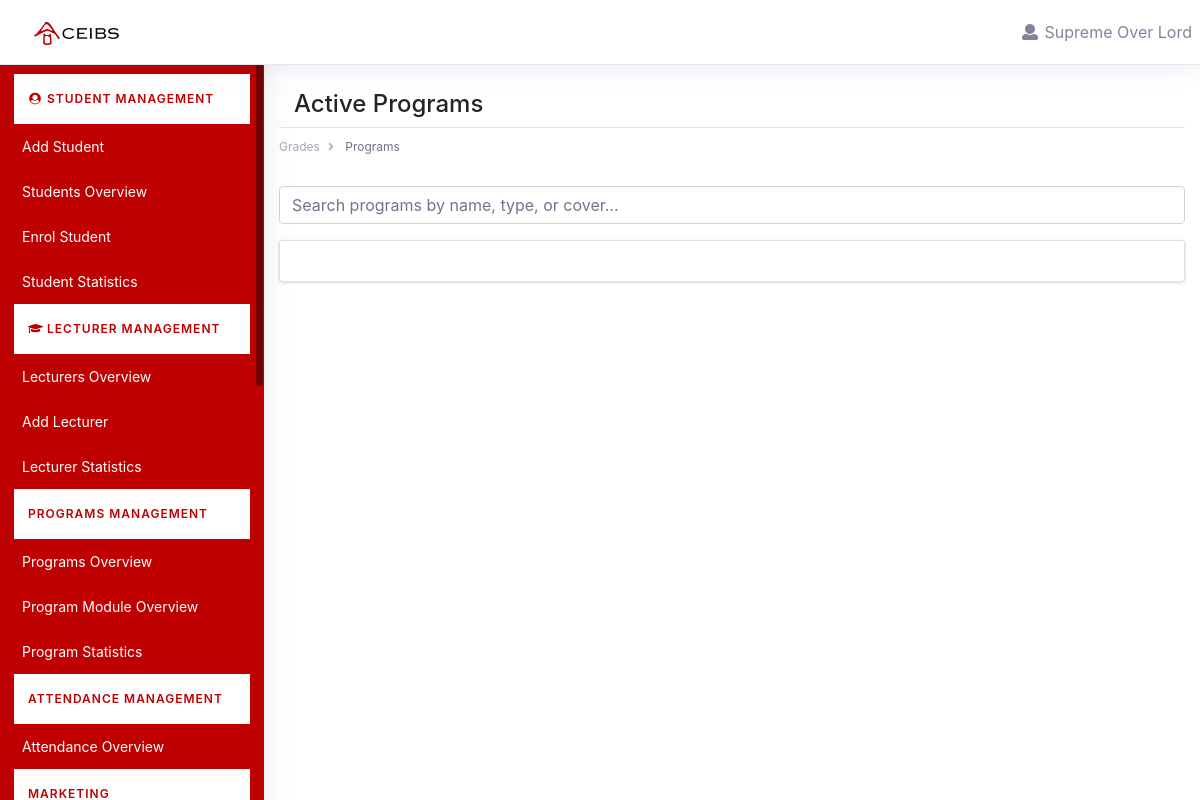
/student_grading/active_programs/ (signed in), run on an earlier commit of the app's database.
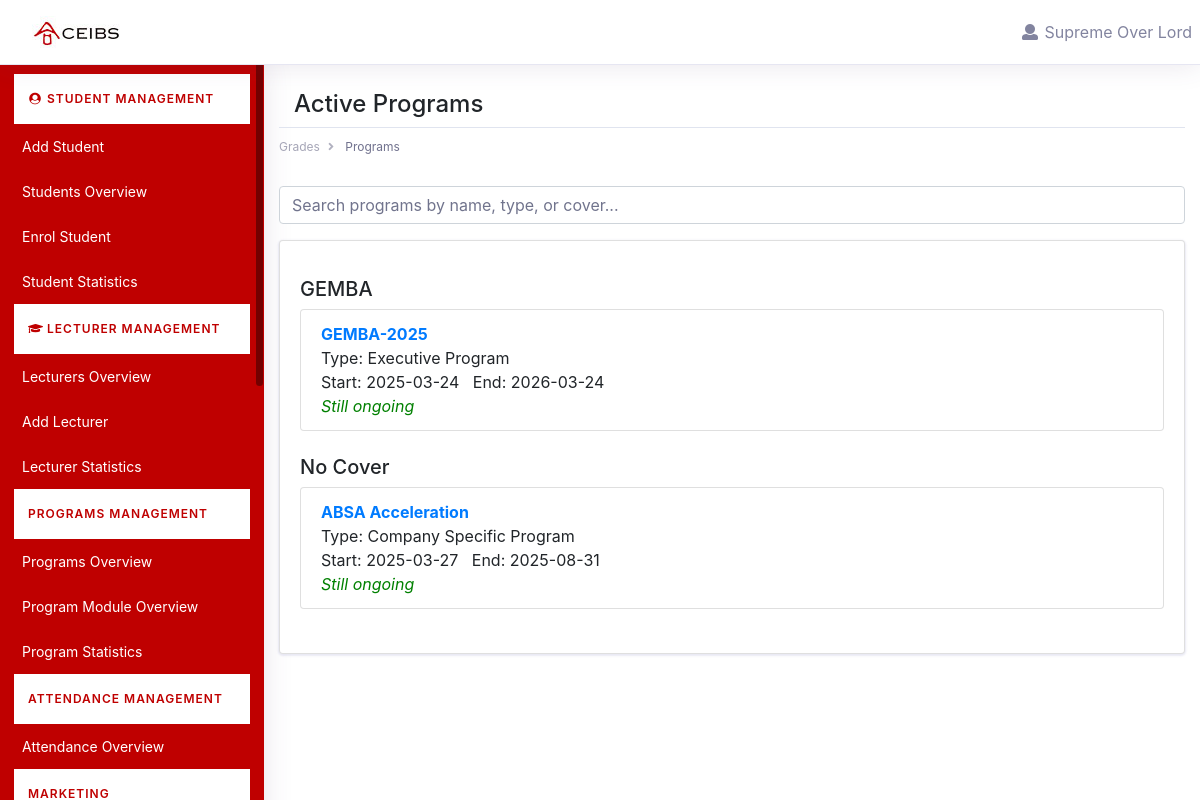
And on a later commit of the database.
### account/models.py (models this page shows, shortened)
class CustomUser(AbstractUser):
    first_name = models.CharField(max_length=356, null=True, blank=True)
    last_name = models.CharField(max_length=256, null=True, blank=True)
    email = models.EmailField(unique=True)
    username = models.CharField(max_length=250, null=True, blank=True)
    phone_number = models.CharField(max_length=15, null=True, blank=True)
    USERNAME_FIELD = 'email'
    password1 = models.CharField(max_length=100, null=False, blank=False)
    password2 = models.CharField(max_length=100, null=False, blank=False)
    status_choices = (
        ("Active", "Active"),
        ("Inactive", "Inactive")
    )
    roles = models.ManyToManyField(Role, related_name='users', blank=True)
    status = models.CharField(max_length=100, null=False, blank=False, default="Active", choices=status_choices)
    active = models.BooleanField(default=True)
    flag = models.BooleanField(default=True)
    is_student = models.BooleanField(default=False, null=True, blank=True)
    email_verified = models.BooleanField(default=False)
    objects = CustomUserManager()
    REQUIRED_FIELDS = []
    def has_role(self, role_name, department_name=None):
        qs = self.roles.filter(name=role_name)
        if department_name:
            qs = qs.filter(department__name__iexact=department_name)
        return qs.exists()

### academic_program/models.py (models this page shows, shortened)
class ProgramCover(models.Model):
    name = models.CharField(max_length=256, null=False, blank=False)

class Program(models.Model):
    program_cover = models.ForeignKey(ProgramCover, null=True, blank=True, on_delete=models.SET_NULL)
    program_name = models.CharField(max_length=250, null=False, blank=False)
    program_code = models.CharField(max_length=200, null=True, blank=True)
    program_type = models.ForeignKey(ProgramType, on_delete=models.CASCADE, null=True, blank=True)
    duration = models.CharField(max_length=250, null=True, blank=True)
    description = models.CharField(max_length=250, null=True, blank=True)
    number_of_modules = models.PositiveSmallIntegerField(null=True, blank=True)
    program_officer = models.ForeignKey(
        CustomUser,
        null=True,
        blank=True,
        on_delete=models.SET_NULL,
        related_name='program_officer'
    )
    assistant_program_officer = models.ForeignKey(
        CustomUser,
        null=True,
        blank=True,
        on_delete=models.SET_NULL,
        related_name='assistant_program_officer'
    )
    alumni_program = models.BooleanField(default=False, null=True, blank=True)
    program_ended = models.BooleanField(default=False, null=True, blank=True)
    start_date = models.DateField(null=True, blank=True)
    end_date = models.DateField(null=True, blank=True)
    flag = models.BooleanField(default=True)

class ProgramType(models.Model):
    name = models.CharField(max_length=256, null=False, blank=False)
    description = models.CharField(max_length=256, null=False, blank=False)

### student_grading/views.py (the view)
# urls.py: path('active_programs/', views.active_programs, name='active_programs'),
def active_programs(request):
    all_programs = Program.objects.filter(flag=True).select_related('program_cover', 'program_type')
    cover_dict = {}
    for prog in all_programs:
        cover = prog.program_cover  # could be None if not set
        if cover not in cover_dict:
            cover_dict[cover] = []
        cover_dict[cover].append(prog)
    context = {
        'cover_dict': cover_dict,  # {ProgramCover or None: [Program, ...]}
        'today': timezone.now().date()  # for ended checks
    }
    return render(request, 'student_grading/layouts/active_programs.html', context)

### student_grading/templates/student_grading/layouts/active_programs.html (shortened to what this page needs)
{% extends 'base.html' %}
{% block content %}
<div class="dashboard-main-wrapper">
    {% include 'inc/header.html' %}
    {% include 'inc/sidenav.html' %}
    <div class="dashboard-wrapper">
        <div class="dashboard-ecommerce">
            <div class="container-fluid dashboard-content">
                <div class="row">
                    <div class="col-12">
                        <div class="page-header">
                            <div class="col-12 d-flex justify-content-between">
                                <div>
                                    <h2 class="pageheader-title">Active Programs</h2>
                                </div>
                            </div>
                            <div class="page-breadcrumb">
                                <nav aria-label="breadcrumb">
                                    <ol class="breadcrumb">
                                        <li class="breadcrumb-item">
                                            <a href="#" class="breadcrumb-link">Grades</a>
                                        </li>
                                        <li class="breadcrumb-item active" aria-current="page">
                                            Programs
                                        </li>
                                    </ol>
                                </nav>
                            </div>
                        </div>
                    </div>
                </div>
                <div class="row mb-3">
                    <div class="col-12">
                        <input type="text"
                               id="programSearch"
                               class="form-control"
                               placeholder="Search programs by name, type, or cover...">
                    </div>
                </div>
                <div class="row">
                    <div class="col-12">
                        <div class="card">
                            <div class="card-body" id="programContainer">
                                {% for cover, program_list in cover_dict.items %}
                                    <h5 class="mt-3 mb-2 program-cover-name">
                                        {% if cover %}
                                            {{ cover.name }}
                                        {% else %}
                                            No Cover
                                        {% endif %}
                                    </h5>
                                    <ul class="list-group mb-4">
                                        {% for program in program_list %}
                                        <li class="list-group-item program-item">
                                            <strong class="program-name">
                                                <a href="{% url 'student_grading:program_grades' program.id %}">
                                                    {{ program.program_name }}
                                                </a>
                                            </strong>
                                            <br>
                                            <span class="program-type">
                                                Type:
                                                {% if program.program_type %}
                                                    {{ program.program_type.name }}
                                                {% else %}
                                                    (No Type)
                                                {% endif %}
                                            </span>
                                            <br>
                                            <span class="program-dates">
                                                Start: {{ program.start_date|date:"Y-m-d" }} &nbsp;
                                                End:
                                                {% if program.end_date %}
                                                    {{ program.end_date|date:"Y-m-d" }}
                                                {% else %}
                                                    Not Set
                                                {% endif %}
                                            </span>
                                            <br>
                                            {% if program.end_date and program.end_date <= today %}
                                                <em style="color: red;">This program has ended</em>
                                            {% else %}
                                                <em style="color: green;">Still ongoing</em>
                                            {% endif %}
                                        </li>
                                        {% endfor %}
                                    </ul>
                                {% endfor %}
                            </div>
                        </div>
                    </div>
                </div>
            </div>
        </div>
    </div>
</div>
{% endblock %}

### templates/inc/header.html (shortened to what this page needs)
{% load static %}
<div class="dashboard-header">
            <nav class="navbar navbar-expand-lg bg-white fixed-top">
                <a href="{% if request.user.is_student %}{% url 'elevated:home' %}{% else %}{% url 'elevated:home' %}{% endif %}">
                    <img src="/static/assets/images/ceibs-logo1.jpg" alt="Logo">
                </a>
                <a style="font-family: 'Diphylleia', serif;" class="navbar-brand text-primary" href="#"></a>
                <div class="collapse navbar-collapse " id="navbarSupportedContent">
                    <ul class="navbar-nav ml-auto navbar-right-top">
                        <li class="nav-item dropdown nav-user">
                            <a class="nav-link nav-user-img" href="#" id="navbarDropdownMenuLink2" data-toggle="dropdown" aria-haspopup="true" aria-expanded="false"><i class="fa fa-fw fa-user"></i> {{ request.user.first_name }} {{ request.user.last_name }}</a>
                        </li>
                    </ul>
                </div>
            </nav>
        </div>

What changed in the data, as far as the page shows it:
now on this page (row unchanged): ProgramCover: name "GEMBA"
added Program: program_name "GEMBA-2025", program_type.name "Executive Program", start_date "2025-03-24", end_date "2026-03-24", shows "Still ongoing", shown under "GEMBA"
added Program: shows "No Cover", program_name "ABSA Acceleration", program_type.name "Company Specific Program", start_date "2025-03-27", end_date "2025-08-31", shows "Still ongoing"
